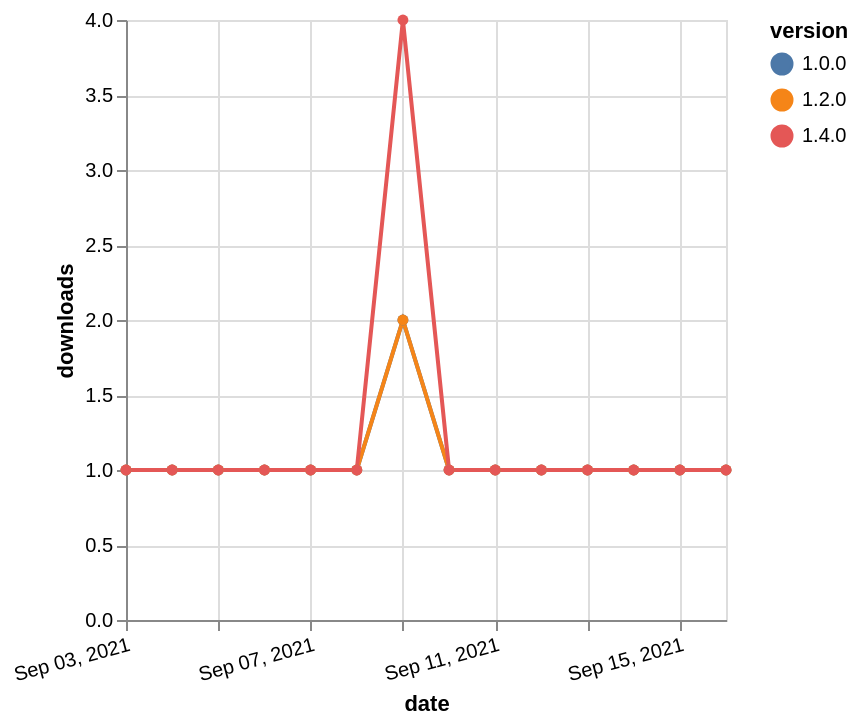

Write the Vega-Lite specification saved for this chart.
### Vega-Lite specification from a JSON file in a GitHub repository (floating-point values rounded to 4 significant figures)
{"$schema": "https://vega.github.io/schema/vega-lite/v5.json", "description": "A simple bar chart with embedded data.", "data": {"values": [{"date": "2021-09-03", "total": 249, "delta": 1, "version": "1.0.0"}, {"date": "2021-09-04", "total": 250, "delta": 1, "version": "1.0.0"}, {"date": "2021-09-05", "total": 251, "delta": 1, "version": "1.0.0"}, {"date": "2021-09-06", "total": 252, "delta": 1, "version": "1.0.0"}, {"date": "2021-09-07", "total": 253, "delta": 1, "version": "1.0.0"}, {"date": "2021-09-08", "total": 254, "delta": 1, "version": "1.0.0"}, {"date": "2021-09-09", "total": 256, "delta": 2, "version": "1.0.0"}, {"date": "2021-09-10", "total": 257, "delta": 1, "version": "1.0.0"}, {"date": "2021-09-11", "total": 258, "delta": 1, "version": "1.0.0"}, {"date": "2021-09-12", "total": 259, "delta": 1, "version": "1.0.0"}, {"date": "2021-09-13", "total": 260, "delta": 1, "version": "1.0.0"}, {"date": "2021-09-14", "total": 261, "delta": 1, "version": "1.0.0"}, {"date": "2021-09-15", "total": 262, "delta": 1, "version": "1.0.0"}, {"date": "2021-09-16", "total": 263, "delta": 1, "version": "1.0.0"}, {"date": "2021-09-03", "total": 201, "delta": 1, "version": "1.2.0"}, {"date": "2021-09-04", "total": 202, "delta": 1, "version": "1.2.0"}, {"date": "2021-09-05", "total": 203, "delta": 1, "version": "1.2.0"}, {"date": "2021-09-06", "total": 204, "delta": 1, "version": "1.2.0"}, {"date": "2021-09-07", "total": 205, "delta": 1, "version": "1.2.0"}, {"date": "2021-09-08", "total": 206, "delta": 1, "version": "1.2.0"}, {"date": "2021-09-09", "total": 208, "delta": 2, "version": "1.2.0"}, {"date": "2021-09-10", "total": 209, "delta": 1, "version": "1.2.0"}, {"date": "2021-09-11", "total": 210, "delta": 1, "version": "1.2.0"}, {"date": "2021-09-12", "total": 211, "delta": 1, "version": "1.2.0"}, {"date": "2021-09-13", "total": 212, "delta": 1, "version": "1.2.0"}, {"date": "2021-09-14", "total": 213, "delta": 1, "version": "1.2.0"}, {"date": "2021-09-15", "total": 214, "delta": 1, "version": "1.2.0"}, {"date": "2021-09-16", "total": 215, "delta": 1, "version": "1.2.0"}, {"date": "2021-09-03", "total": 192, "delta": 1, "version": "1.4.0"}, {"date": "2021-09-04", "total": 193, "delta": 1, "version": "1.4.0"}, {"date": "2021-09-05", "total": 194, "delta": 1, "version": "1.4.0"}, {"date": "2021-09-06", "total": 195, "delta": 1, "version": "1.4.0"}, {"date": "2021-09-07", "total": 196, "delta": 1, "version": "1.4.0"}, {"date": "2021-09-08", "total": 197, "delta": 1, "version": "1.4.0"}, {"date": "2021-09-09", "total": 201, "delta": 4, "version": "1.4.0"}, {"date": "2021-09-10", "total": 202, "delta": 1, "version": "1.4.0"}, {"date": "2021-09-11", "total": 203, "delta": 1, "version": "1.4.0"}, {"date": "2021-09-12", "total": 204, "delta": 1, "version": "1.4.0"}, {"date": "2021-09-13", "total": 205, "delta": 1, "version": "1.4.0"}, {"date": "2021-09-14", "total": 206, "delta": 1, "version": "1.4.0"}, {"date": "2021-09-15", "total": 207, "delta": 1, "version": "1.4.0"}, {"date": "2021-09-16", "total": 208, "delta": 1, "version": "1.4.0"}]}, "width": "container", "mark": {"type": "line", "point": {"filled": true}}, "encoding": {"x": {"field": "date", "type": "temporal", "timeUnit": "yearmonthdate", "title": "date", "axis": {"labelAngle": -15}}, "y": {"field": "delta", "type": "quantitative", "title": "downloads"}, "color": {"field": "version", "type": "nominal"}, "tooltip": {"field": "delta"}}}
